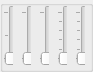
   <widget class="QGroupBox" name="groupBoxDistortion">
    <property name="geometry">
     <rect>
      <x>110</x>
      <y>210</y>
      <width>93</width>
      <height>72</height>
     </rect>
    </property>
    <property name="title">
     <string/>
    </property>
    <widget class="QWidget" name="horizontalLayoutWidget_3">
     <property name="geometry">
      <rect>
       <x>0</x>
       <y>0</y>
       <width>91</width>
       <height>71</height>
      </rect>
     </property>
     <layout class="QHBoxLayout" name="horizontalLayoutDistortionSlider" stretch="0,0,0,0,0">
      <property name="spacing">
       <number>5</number>
      </property>
      <property name="leftMargin">
       <number>0</number>
      </property>
      <property name="topMargin">
       <number>0</number>
      </property>
      <property name="rightMargin">
       <number>0</number>
      </property>
      <property name="bottomMargin">
       <number>0</number>
      </property>
      <item>
       <widget class="QSlider" name="verticalSliderDistortionDrive">
        <property name="minimumSize">
         <size>
          <width>10</width>
          <height>61</height>
         </size>
        </property>
        <property name="maximumSize">
         <size>
          <width>10</width>
          <height>61</height>
         </size>
        </property>
        <property name="sizeIncrement">
         <size>
          <width>10</width>
          <height>61</height>
         </size>
        </property>
        <property name="baseSize">
         <size>
          <width>10</width>
          <height>61</height>
         </size>
        </property>
        <property name="toolTip">
         <string>&lt;html&gt;&lt;head/&gt;&lt;body&gt;&lt;p&gt;Drive&lt;/p&gt;&lt;/body&gt;&lt;/html&gt;</string>
        </property>
        <property name="orientation">
         <enum>Qt::Vertical</enum>
        </property>
        <property name="tickPosition">
         <enum>QSlider::TicksAbove</enum>
        </property>
        <property name="tickInterval">
         <number>50</number>
        </property>
       </widget>
      </item>
      <item>
       <widget class="QSlider" name="verticalSliderDistortionDryMix">
        <property name="minimumSize">
         <size>
          <width>10</width>
          <height>61</height>
         </size>
        </property>
        <property name="maximumSize">
         <size>
          <width>10</width>
          <height>61</height>
         </size>
        </property>
        <property name="sizeIncrement">
         <size>
          <width>10</width>
          <height>61</height>
         </size>
        </property>
        <property name="baseSize">
         <size>
          <width>10</width>
          <height>61</height>
         </size>
        </property>
        <property name="toolTip">
         <string>&lt;html&gt;&lt;head/&gt;&lt;body&gt;&lt;p&gt;Dry&lt;/p&gt;&lt;/body&gt;&lt;/html&gt;</string>
        </property>
        <property name="orientation">
         <enum>Qt::Vertical</enum>
        </property>
        <property name="tickPosition">
         <enum>QSlider::TicksAbove</enum>
        </property>
        <property name="tickInterval">
         <number>100</number>
        </property>
       </widget>
      </item>
      <item>
       <widget class="QSlider" name="verticalSliderDistortionWetMix">
        <property name="minimumSize">
         <size>
          <width>10</width>
          <height>61</height>
         </size>
        </property>
        <property name="maximumSize">
         <size>
          <width>10</width>
          <height>61</height>
         </size>
        </property>
        <property name="sizeIncrement">
         <size>
          <width>10</width>
          <height>61</height>
         </size>
        </property>
        <property name="baseSize">
         <size>
          <width>10</width>
          <height>61</height>
         </size>
        </property>
        <property name="toolTip">
         <string>&lt;html&gt;&lt;head/&gt;&lt;body&gt;&lt;p&gt;Wet&lt;/p&gt;&lt;/body&gt;&lt;/html&gt;</string>
        </property>
        <property name="orientation">
         <enum>Qt::Vertical</enum>
        </property>
        <property name="tickPosition">
         <enum>QSlider::TicksAbove</enum>
        </property>
        <property name="tickInterval">
         <number>100</number>
        </property>
       </widget>
      </item>
      <item>
       <widget class="QSlider" name="verticalSliderDistortionFreedback">
        <property name="minimumSize">
         <size>
          <width>10</width>
          <height>61</height>
         </size>
        </property>
        <property name="maximumSize">
         <size>
          <width>10</width>
          <height>61</height>
         </size>
        </property>
        <property name="sizeIncrement">
         <size>
          <width>10</width>
          <height>61</height>
         </size>
        </property>
        <property name="baseSize">
         <size>
          <width>10</width>
          <height>61</height>
         </size>
        </property>
        <property name="toolTip">
         <string>&lt;html&gt;&lt;head/&gt;&lt;body&gt;&lt;p&gt;FreedBack&lt;/p&gt;&lt;/body&gt;&lt;/html&gt;</string>
        </property>
        <property name="orientation">
         <enum>Qt::Vertical</enum>
        </property>
        <property name="tickPosition">
         <enum>QSlider::TicksAbove</enum>
        </property>
        <property name="tickInterval">
         <number>20</number>
        </property>
       </widget>
      </item>
      <item>
       <widget class="QSlider" name="verticalSliderDistortionVolume">
        <property name="minimumSize">
         <size>
          <width>10</width>
          <height>61</height>
         </size>
        </property>
        <property name="maximumSize">
         <size>
          <width>10</width>
          <height>61</height>
         </size>
        </property>
        <property name="sizeIncrement">
         <size>
          <width>10</width>
          <height>61</height>
         </size>
        </property>
        <property name="baseSize">
         <size>
          <width>10</width>
          <height>61</height>
         </size>
        </property>
        <property name="toolTip">
         <string>&lt;html&gt;&lt;head/&gt;&lt;body&gt;&lt;p&gt;Громкость&lt;/p&gt;&lt;/body&gt;&lt;/html&gt;</string>
        </property>
        <property name="orientation">
         <enum>Qt::Vertical</enum>
        </property>
        <property name="tickPosition">
         <enum>QSlider::TicksAbove</enum>
        </property>
        <property name="tickInterval">
         <number>20</number>
        </property>
       </widget>
      </item>
     </layout>
    </widget>
   </widget>
